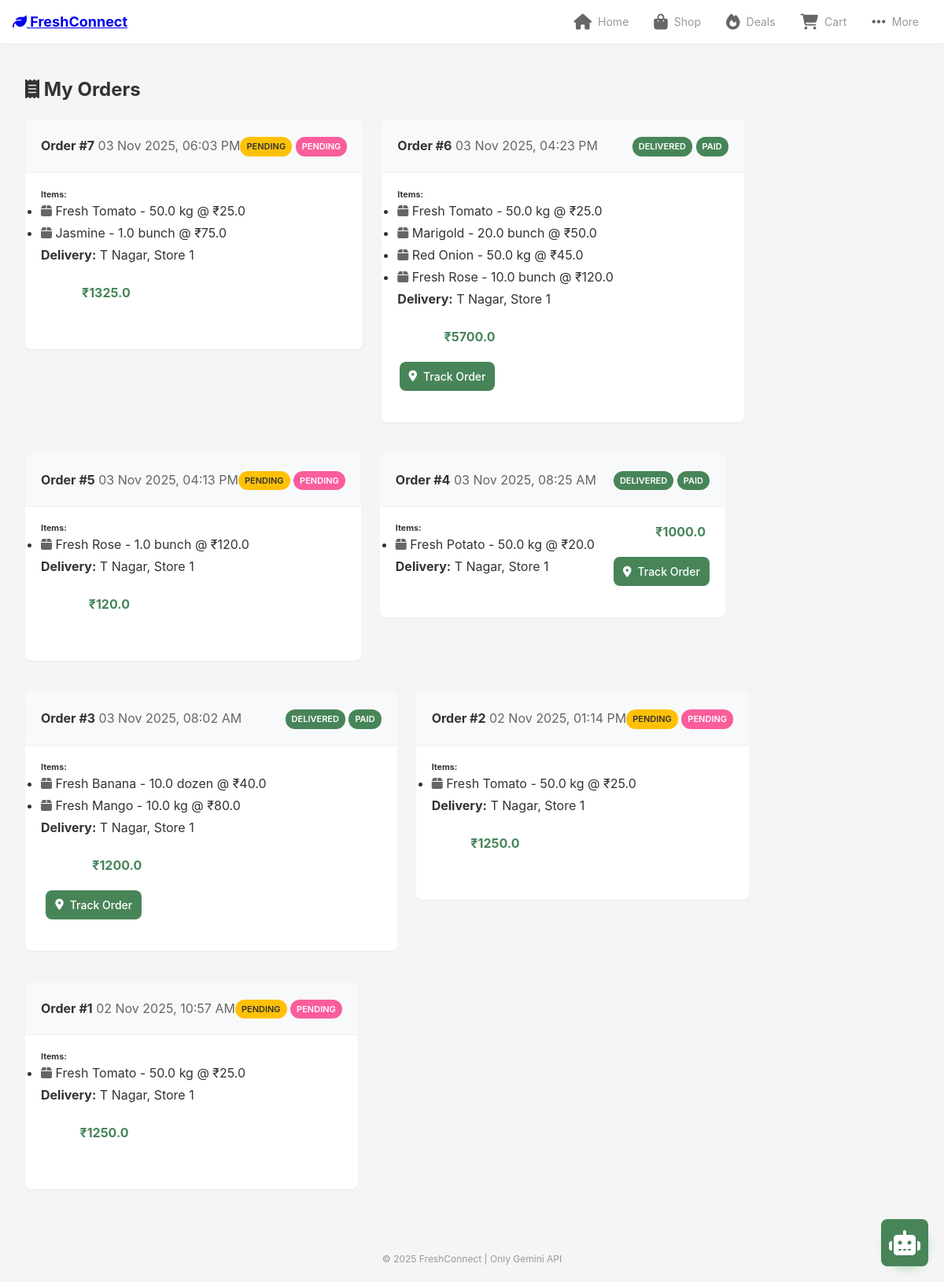
The page /retailer/orders (signed in) on the database its author committed.
### app/models.py (models this page shows, shortened)
class Order(db.Model):
    __tablename__ = 'orders'
    id = db.Column(db.Integer, primary_key=True)
    buyer_id = db.Column(db.Integer, db.ForeignKey('users.id'), nullable=False, index=True)
    seller_id = db.Column(db.Integer, db.ForeignKey('users.id'), nullable=False, index=True)
    total_amount = db.Column(db.Float, nullable=False)
    order_status = db.Column(db.String(50), default='pending', index=True)
    payment_status = db.Column(db.String(50), default='pending')
    delivery_address = db.Column(db.String(255), nullable=False)
    logistics_cost = db.Column(db.Float, default=0)
    assigned_driver_id = db.Column(db.Integer)
    transaction_id = db.Column(db.String(100))
    created_at = db.Column(db.DateTime, default=datetime.utcnow)
    updated_at = db.Column(db.DateTime, default=datetime.utcnow, onupdate=datetime.utcnow)
    items = db.relationship('OrderItem', backref='order', lazy=True, cascade='all, delete-orphan')
    payment = db.relationship('Payment', backref='order', uselist=False, cascade='all, delete-orphan')

class OrderItem(db.Model):
    __tablename__ = 'order_items'
    id = db.Column(db.Integer, primary_key=True)
    order_id = db.Column(db.Integer, db.ForeignKey('orders.id'), nullable=False)
    product_id = db.Column(db.Integer, db.ForeignKey('products.id'), nullable=False)
    quantity = db.Column(db.Float, nullable=False)
    price_at_purchase = db.Column(db.Float, nullable=False)
    product = db.relationship('Product', backref='order_items')

class Product(db.Model):
    __tablename__ = 'products'
    id = db.Column(db.Integer, primary_key=True)
    vendor_id = db.Column(db.Integer, db.ForeignKey('users.id'), nullable=False, index=True)
    product_name = db.Column(db.String(100), nullable=False)
    category = db.Column(db.String(50), nullable=False, index=True)
    description = db.Column(db.Text)
    price = db.Column(db.Float, nullable=False)
    quantity = db.Column(db.Float, nullable=False)
    unit = db.Column(db.String(20), default='kg')
    expiry_date = db.Column(db.Date)
    is_emergency = db.Column(db.Boolean, default=False, index=True)
    emergency_discount = db.Column(db.Float, default=0)  # Discount % (0-100)
    original_price_backup = db.Column(db.Float)  # Store original price before discount
    emergency_marked_at = db.Column(db.DateTime)  # When vendor marked as emergency
    days_until_expiry = db.Column(db.Integer)  # Auto-calculated days remaining
    image_filename = db.Column(db.String(255))
    moq_enabled = db.Column(db.Boolean, default=False)
    moq_type = db.Column(db.String(20))
    minimum_quantity = db.Column(db.Float)
    minimum_weight = db.Column(db.Float)
    is_active = db.Column(db.Boolean, default=True)
    created_at = db.Column(db.DateTime, default=datetime.utcnow)
    updated_at = db.Column(db.DateTime, default=datetime.utcnow, onupdate=datetime.utcnow)

### app/routes/retailer.py (the view)
@bp.route('/orders')
@retailer_required
def orders():
    retailer_orders = Order.query.filter_by(
        buyer_id=current_user.id
    ).order_by(Order.created_at.desc()).all()
    return render_template('retailer/orders.html', orders=retailer_orders)

### app/templates/retailer/orders.html (shortened to what this page needs)
{% extends 'base.html' %}
{% block content %}
<div class="container">
    <h2 class="mb-4">
        <i class="fas fa-receipt text-info"></i> My Orders
    </h2>
    {% if orders %}
    <div class="row">
        {% for order in orders %}
        <div class="col-md-12 mb-3">
            <div class="card shadow-sm">
                <div class="card-header bg-light d-flex justify-content-between align-items-center">
                    <div>
                        <strong>Order #{{ order.id }}</strong>
                        <span class="text-muted ms-2">{{ order.created_at.strftime('%d %b %Y, %I:%M %p') }}</span>
                    </div>
                    <div>
                        <span class="badge bg-{{ 'success' if order.order_status == 'delivered' else 'warning' if order.order_status == 'pending' else 'info' }}">
                            {{ order.order_status }}
                        </span>
                        <span class="badge bg-{{ 'success' if order.payment_status == 'paid' else 'danger' }}">
                            {{ order.payment_status }}
                        </span>
                    </div>
                </div>
                <div class="card-body">
                    <div class="row">
                        <div class="col-md-8">
                            <h6>Items:</h6>
                            <ul class="list-unstyled">
                                {% for item in order.items %}
                                <li class="mb-1">
                                    <i class="fas fa-box text-muted"></i>
                                    {{ item.product.product_name }} - {{ item.quantity }} {{ item.product.unit }}
                                    @ ₹{{ item.price_at_purchase }}
                                </li>
                                {% endfor %}
                            </ul>
                            <p class="mb-1"><strong>Delivery:</strong> {{ order.delivery_address }}</p>
                        </div>
                        <div class="col-md-4 text-end">
                            <h4 class="text-success mb-3">₹{{ order.total_amount }}</h4>
                            {% if order.payment_status == 'paid' %}
                            <a href="/retailer/orders/{{ order.id }}/track" class="btn btn-sm btn-primary">
                                <i class="fas fa-map-marker-alt"></i> Track Order
                            </a>
                            {% endif %}
                        </div>
                    </div>
                </div>
            </div>
        </div>
        {% endfor %}
    </div>
    {% endif %}
</div>
{% endblock %}

### app/static/css/mobile-first.css (style rules this page uses)
:root { --primary: #478559; --primary-dark: #36653f; --secondary: #39a0ca; --danger: #f95d9b; --warning: #ffc107; --success: #478559; --info: #39a0ca; --light: #f8f9fa; --dark: #161748; --spacing-xs: 4px; --spacing-sm: 8px; --spacing-md: 12px; --spacing-lg: 16px; --spacing-xl: 20px; --spacing-2xl: 24px; --font-xs: 12px; --font-sm: 14px; --font-base: 16px; --font-lg: 18px; --font-xl: 20px; --font-2xl: 24px; --touch-target: 44px; --radius-sm: 4px; --radius-md: 8px; --radius-lg: 12px; }
* { margin: 0; padding: 0; box-sizing: border-box; -webkit-font-smoothing: antialiased; -moz-osx-font-smoothing: grayscale; }
html { font-size: 16px; -webkit-text-size-adjust: 100%; }
body { font-family: -apple-system, BlinkMacSystemFont, 'Segoe UI', Roboto, Oxygen, Ubuntu, Cantarell, sans-serif; background-color: #f5f5f5; color: #333; line-height: 1.5; margin: 0; padding: 0; width: 100%; overflow-x: hidden; }
.container, .container-fluid { width: 100%; padding-left: 12px; padding-right: 12px; margin: 0; }
.card { border: none; border-radius: var(--radius-md); background: white; margin-bottom: var(--spacing-lg); box-shadow: 0 2px 4px rgba(0,0,0,0.08); }
.card-header { padding: var(--spacing-lg); border-bottom: 1px solid #f0f0f0; background: #fafafa; border-radius: var(--radius-md) var(--radius-md) 0 0; }
.card-body { padding: var(--spacing-lg); }
.btn { display: inline-flex; align-items: center; justify-content: center; gap: 8px; min-height: var(--touch-target); padding: var(--spacing-md) var(--spacing-lg); font-size: var(--font-base); font-weight: 500; border: none; border-radius: var(--radius-md); cursor: pointer; transition: all 0.2s; white-space: nowrap; text-decoration: none; }
.btn-primary { background: var(--primary); color: white; }
.btn-sm { padding: var(--spacing-sm) var(--spacing-md); font-size: var(--font-sm); min-height: 36px; }
.form-group, .mb-3 { margin-bottom: var(--spacing-lg); }
.row { display: flex; flex-wrap: wrap; margin-left: calc(var(--spacing-md) * -1); margin-right: calc(var(--spacing-md) * -1); }
[class^="col-"], [class*=" col-"] { flex: 0 0 100%; padding-left: var(--spacing-md); padding-right: var(--spacing-md); margin-bottom: var(--spacing-lg); }
.badge { display: inline-block; padding: 4px 8px; font-size: 11px; font-weight: 600; border-radius: 12px; text-transform: uppercase; }
.bg-danger { background-color: var(--danger) !important; color: white; }
.bg-warning { background-color: var(--warning) !important; }
.bg-success { background-color: var(--success) !important; color: white; }
@media (min-width: 768px) { :root { --spacing-lg: 20px; --font-base: 16px; } }
@media (min-width: 768px) { .container { max-width: 720px; margin: 0 auto; } }
@media (min-width: 768px) { [class^="col-md-"] { flex: 0 0 auto; } }
@media (min-width: 768px) { .col-md-4 { flex: 0 0 33.333%; max-width: 33.333%; } }
@media (min-width: 1024px) { .container { max-width: 1200px; margin: 0 auto; } }
.d-flex { display: flex; }
.justify-content-between { justify-content: space-between; }
.align-items-center { align-items: center; }
.text-end, .text-right { text-align: right; }
.mb-1 { margin-bottom: 4px; }
.mb-3 { margin-bottom: var(--spacing-lg); }
.mb-4 { margin-bottom: var(--spacing-xl); }
.text-muted { color: #666; }
.text-success { color: var(--success); }
.bg-light { background-color: var(--light); }
.shadow-sm { box-shadow: 0 1px 2px rgba(0,0,0,0.05); }

### app/templates/base.html (style rules this page uses)
html { scroll-behavior: smooth; }

### rows shown on the page
Order: id "7", created_at "03 Nov 2025, 06:03 PM", order_status "PENDING", payment_status "PENDING", delivery_address "T Nagar, Store 1", total_amount "1325.0"
OrderItem: product.product_name "Fresh Tomato", quantity "50.0", product.unit "kg", price_at_purchase "25.0"
OrderItem: product.product_name "Jasmine", quantity "1.0", product.unit "bunch", price_at_purchase "75.0"
Order: id "6", created_at "03 Nov 2025, 04:23 PM", order_status "DELIVERED", payment_status "PAID", delivery_address "T Nagar, Store 1", total_amount "5700.0"
OrderItem: product.product_name "Fresh Tomato", quantity "50.0", product.unit "kg", price_at_purchase "25.0"
OrderItem: product.product_name "Marigold", quantity "20.0", product.unit "bunch", price_at_purchase "50.0"
OrderItem: product.product_name "Red Onion", quantity "50.0", product.unit "kg", price_at_purchase "45.0"
OrderItem: product.product_name "Fresh Rose", quantity "10.0", product.unit "bunch", price_at_purchase "120.0"
Order: id "5", created_at "03 Nov 2025, 04:13 PM", order_status "PENDING", payment_status "PENDING", delivery_address "T Nagar, Store 1", total_amount "120.0"
OrderItem: product.product_name "Fresh Rose", quantity "1.0", product.unit "bunch", price_at_purchase "120.0"
Order: id "4", created_at "03 Nov 2025, 08:25 AM", order_status "DELIVERED", payment_status "PAID", delivery_address "T Nagar, Store 1", total_amount "1000.0"
OrderItem: product.product_name "Fresh Potato", quantity "50.0", product.unit "kg", price_at_purchase "20.0"
Order: id "3", created_at "03 Nov 2025, 08:02 AM", order_status "DELIVERED", payment_status "PAID", delivery_address "T Nagar, Store 1", total_amount "1200.0"
OrderItem: product.product_name "Fresh Banana", quantity "10.0", product.unit "dozen", price_at_purchase "40.0"
OrderItem: product.product_name "Fresh Mango", quantity "10.0", product.unit "kg", price_at_purchase "80.0"
Order: id "2", created_at "02 Nov 2025, 01:14 PM", order_status "PENDING", payment_status "PENDING", delivery_address "T Nagar, Store 1", total_amount "1250.0"
OrderItem: product.product_name "Fresh Tomato", quantity "50.0", product.unit "kg", price_at_purchase "25.0"
Order: id "1", created_at "02 Nov 2025, 10:57 AM", order_status "PENDING", payment_status "PENDING", delivery_address "T Nagar, Store 1", total_amount "1250.0"
OrderItem: product.product_name "Fresh Tomato", quantity "50.0", product.unit "kg", price_at_purchase "25.0"
